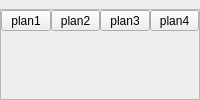
                             <widget class="QWidget" name="page_official_plan">
                              <layout class="QVBoxLayout" name="verticalLayout_8">
                               <property name="spacing">
                                <number>0</number>
                               </property>
                               <property name="leftMargin">
                                <number>0</number>
                               </property>
                               <property name="topMargin">
                                <number>9</number>
                               </property>
                               <property name="rightMargin">
                                <number>0</number>
                               </property>
                               <property name="bottomMargin">
                                <number>0</number>
                               </property>
                               <item>
                                <widget class="QFrame" name="frame_8">
                                 <property name="sizePolicy">
                                  <sizepolicy hsizetype="Preferred" vsizetype="Expanding">
                                   <horstretch>0</horstretch>
                                   <verstretch>8</verstretch>
                                  </sizepolicy>
                                 </property>
                                 <property name="styleSheet">
                                  <string notr="true">font: 290 9pt &quot;微软雅黑&quot;;</string>
                                 </property>
                                 <property name="frameShape">
                                  <enum>QFrame::Shape::StyledPanel</enum>
                                 </property>
                                 <property name="frameShadow">
                                  <enum>QFrame::Shadow::Raised</enum>
                                 </property>
                                 <layout class="QVBoxLayout" name="verticalLayout_7">
                                  <property name="spacing">
                                   <number>0</number>
                                  </property>
                                  <property name="leftMargin">
                                   <number>0</number>
                                  </property>
                                  <property name="topMargin">
                                   <number>0</number>
                                  </property>
                                  <property name="rightMargin">
                                   <number>0</number>
                                  </property>
                                  <property name="bottomMargin">
                                   <number>0</number>
                                  </property>
                                  <item>
                                   <widget class="QSplitter" name="splitter_3">
                                    <property name="sizePolicy">
                                     <sizepolicy hsizetype="Ignored" vsizetype="Preferred">
                                      <horstretch>0</horstretch>
                                      <verstretch>0</verstretch>
                                     </sizepolicy>
                                    </property>
                                    <property name="orientation">
                                     <enum>Qt::Orientation::Horizontal</enum>
                                    </property>
                                    <property name="handleWidth">
                                     <number>0</number>
                                    </property>
                                    <widget class="QToolButton" name="button_train_plan1">
                                     <property name="sizePolicy">
                                      <sizepolicy hsizetype="Fixed" vsizetype="Fixed">
                                       <horstretch>0</horstretch>
                                       <verstretch>0</verstretch>
                                      </sizepolicy>
                                     </property>
                                     <property name="text">
                                      <string>plan1</string>
                                     </property>
                                     <property name="checkable">
                                      <bool>true</bool>
                                     </property>
                                    </widget>
                                    <widget class="QToolButton" name="button_train_plan2">
                                     <property name="sizePolicy">
                                      <sizepolicy hsizetype="Fixed" vsizetype="Fixed">
                                       <horstretch>0</horstretch>
                                       <verstretch>0</verstretch>
                                      </sizepolicy>
                                     </property>
                                     <property name="text">
                                      <string>plan2</string>
                                     </property>
                                     <property name="checkable">
                                      <bool>true</bool>
                                     </property>
                                    </widget>
                                    <widget class="QToolButton" name="button_train_plan3">
                                     <property name="text">
                                      <string>plan3</string>
                                     </property>
                                     <property name="checkable">
                                      <bool>true</bool>
                                     </property>
                                    </widget>
                                    <widget class="QToolButton" name="button_train_plan4">
                                     <property name="text">
                                      <string>plan4</string>
                                     </property>
                                     <property name="checkable">
                                      <bool>true</bool>
                                     </property>
                                    </widget>
                                   </widget>
                                  </item>
                                  <item>
                                   <widget class="QStackedWidget" name="stackedWidget_3">
                                    <property name="lineWidth">
                                     <number>0</number>
                                    </property>
                                    <property name="currentIndex">
                                     <number>1</number>
                                    </property>
                                    <widget class="QWidget" name="page_plan1"/>
                                    <widget class="QWidget" name="page_plan2"/>
                                   </widget>
                                  </item>
                                 </layout>
                                </widget>
                               </item>
                              </layout>
                             </widget>
